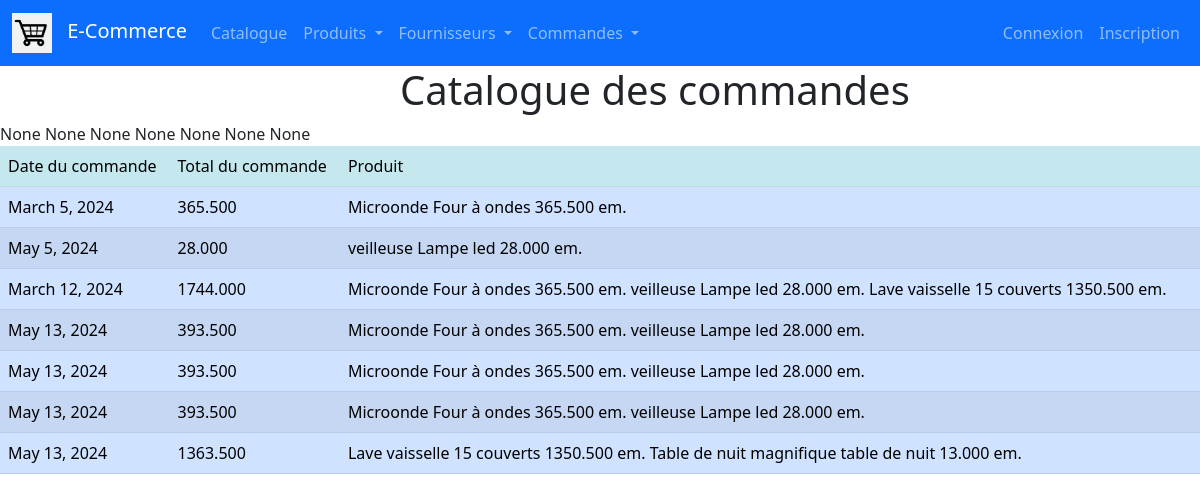
The page /magasin/commandes/ on the database its author committed.
### magasin/models.py (models this page shows, shortened)
class Commande(models.Model):
    dateCde = models.DateField(null = True, default = date.today)
    totalCde = models.DecimalField(max_digits = 10, decimal_places = 3, default=0)
    produits = models.ManyToManyField('Produit')
    def allProducts(self):
        ch = " "
        for produit in self.produits.all():
            ch += "" + produit.__str__() +  ". "
        return ch
    def priceProducts(self):
        p = 0
        for produit in self.produits.all():
            p += produit.prix
        self.totalCde = p
        self.save()

class Produit(models.Model):
    TYPE_CHOICES = [('em','emballé'), ('fr','Frais'),('cs','Conserve')]
    libelle = models.CharField(max_length = 100)
    description = models.TextField()
    prix = models.DecimalField(max_digits = 10, decimal_places = 3)
    type = models.CharField(max_length = 2, choices = TYPE_CHOICES, default = 'em')
    Img = models.ImageField(blank = True)
    categorie = models.ForeignKey(Categorie, on_delete=models.CASCADE, null=True)
    fournisseur = models.ForeignKey(Fournisseur, on_delete=models.CASCADE, null=True)
    def __str__(self):
        return self.libelle + " " + self.description + " " + str(self.prix) + " " + self.type

### magasin/views.py (the view)
# urls.py: path('commandes/', views.ListCmd, name = 'commande_list'),
def ListCmd(request):
    commandes = Commande.objects.all()
    context = {'commandes': commandes, }
    return render(request, 'magasin/mesCommandes.html', context)

### magasin/templates/magasin/mesCommandes.html (shortened to what this page needs)
{% extends 'magasin/base.html' %}
{% block content %}
<div>
    <h1 style="margin-left: 400px;">Catalogue des commandes</h1>
    <table class="table table-striped">
        <tr class="table-info">
            <td class="table-info">Date du commande</td>
            <td class="table-info">Total du commande</td>
            <td class="table-info">Produit</td>
        </tr>
        {% for cmd in commandes %}
        <tr class="table-primary">
            <td class="table-primary">{{cmd.dateCde}}</td>
            <td class="table-primary">{{cmd.totalCde}}</td>
            <td class="table-primary">{{ cmd.allProducts }} </td>
        </tr>
        {% endfor %}
    </table>
</div>
{% endblock %}

### rows shown on the page
Commande: dateCde "March 5, 2024", totalCde "365.500", allProducts "Microonde Four à ondes 365.500 em."
Commande: dateCde "May 5, 2024", totalCde "28.000", allProducts "veilleuse Lampe led 28.000 em."
Commande: dateCde "March 12, 2024", totalCde "1744.000", allProducts "Microonde Four à ondes 365.500 em. veilleuse Lampe led 28.000 em. Lave vaisselle 15 couverts 1350.500 em."
Commande: dateCde "May 13, 2024", totalCde "393.500", allProducts "Microonde Four à ondes 365.500 em. veilleuse Lampe led 28.000 em."
Commande: dateCde "May 13, 2024", totalCde "393.500", allProducts "Microonde Four à ondes 365.500 em. veilleuse Lampe led 28.000 em."
Commande: dateCde "May 13, 2024", totalCde "393.500", allProducts "Microonde Four à ondes 365.500 em. veilleuse Lampe led 28.000 em."
Commande: dateCde "May 13, 2024", totalCde "1363.500", allProducts "Lave vaisselle 15 couverts 1350.500 em. Table de nuit magnifique table de nuit 13.000 em."
